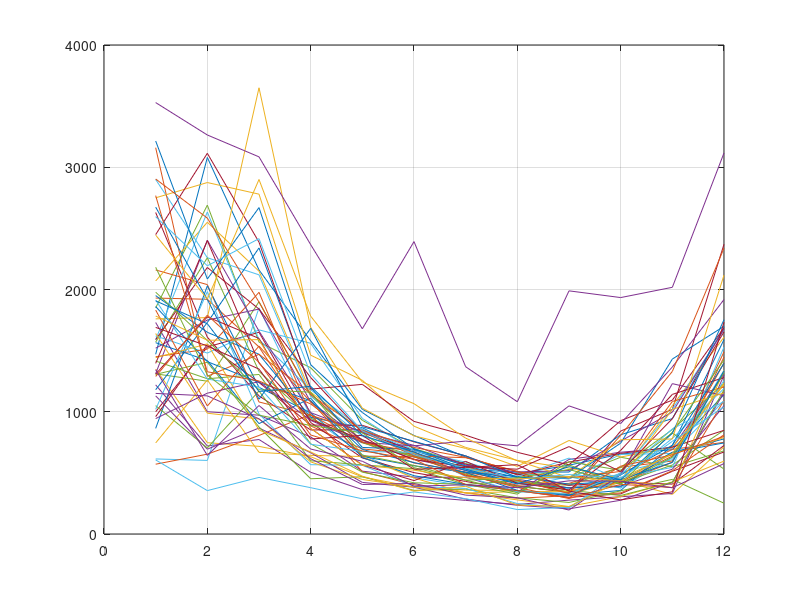

Here is the MATLAB script that generated this plot: (Note: this script raises an error after producing the figure.)
% DISCIPLINA: TIP7044 - ESTIMAÇÃO E IDENTIFICAÇÃO DE SISTEMAS (2022.2 - T01)
% PROFESSOR: GUILHERME DE ALENCAR BARRETO
% ALUNO(A): ANDREZA COSTA NASCIMENTO
% MATRÍCULA: 544957

% 1º TRABALHO COMPUTACIONAL

%% Parte 1 - Normalização (Método Artigo)

clc;clear; close all;

serie_vazoes = load('furnas.dat');

fig = figure; clf

plot(serie_vazoes'); hold on
grid on
plotlatex(fig, 'Série de Vazões Furnas de Jan/1930 até Dez/1990 com Sazonalidade', 'Mês', 'Vazão média do reservatório (m³)')
hold off

%----------------------------- SÉRIES TEMPORAIS -----------------------------%

ln_serie = log(serie_vazoes);
m_serie = mean(ln_serie);
dp_serie = std(ln_serie);

modulo_serie = reshape(((ln_serie-m_serie)./dp_serie)', 1,[]);
serie_vazoes = reshape((serie_vazoes)', 1,[]);

fig = figure; clf

plot(serie_vazoes); hold on
grid on
plotlatex(fig, 'Série de Vazões Furnas de Jan/1930 até Dez/1990 com Sazonalidade', 'Mês', 'Vazão média do reservatório (m³)')
hold off

fig = figure; clf

plot(modulo_serie); hold on
grid on
plotlatex(fig, 'Série de Vazões Furnas de Jan/1930 até Dez/1990 sem Sazonalidade', 'Mês', 'Vazão média do reservatório (m³)')
hold off

%----------------------------- HISTOGRAMAS -----------------------------% 

fig = figure; clf

hist(serie_vazoes,20); hold on

grid on
plotlatex(fig, 'Histograma da Série de Vazões Furnas com Sazonalidade', 'Vazão média do reservatório (m³)', 'Frequência (Meses)')
hold off

fig = figure; clf

hist(modulo_serie,20); hold on

grid on
plotlatex(fig, 'Histograma da Série de Vazões Furnas sem Sazonalidade', ' ', 'Frequência (Meses)')
hold off


%------------------------------- FAC e FACP -------------------------------%

tau_max = 25;
n = size(modulo_serie,2);

%--------------------- FAC ---------------------%

fac_serie = myfac3(modulo_serie,tau_max);

%-------------- FACP - YULE-WALKER --------------%

z = fac_serie(1:tau_max+1);
r = z(2:end)';
R = toeplitz(z(1:tau_max));
facp_serie = R\r;

%------------ LIMITES PADRÕES DE ERRO ------------%

stand_err_fac(1:tau_max+1) = 1.967/sqrt(n);
stand_err_facp(1:tau_max) = 1.967/sqrt(n);

fig = figure; clf

bar(fac_serie,'white','LineStyle','-','LineWidth',0.5); hold on
grid on
plot(stand_err_fac,'--b','LineWidth',1);
plot(stand_err_fac*(-1),'--b','LineWidth',1);
plotlatex(fig, 'Funcao de Autocorrelacao', 'tau (lag)', 'FAC')
hold off

fig = figure; clf

bar(facp_serie,'white','LineStyle','-','LineWidth',0.5); hold on
grid on
plot(stand_err_facp,'--b','LineWidth',1);
plot(stand_err_facp*(-1),'--b','LineWidth',1);
plotlatex(fig, 'Funcao de Autocorrelacao Parcial', 'tau (lag)', 'FACP')
hold off

%--------------- ESTIMAÇÃO: YULE-WALKER ---------------%

ordem_max = 5;

for p=1:ordem_max
    Ne = n-p;
    y_real = modulo_serie;
    coef_fac = myfac3(modulo_serie,p);
    par_ar_yule = yulewalker(coef_fac,p);
    
    for i=p+1:n
        y_n = flip(y_real(i-p:i-1));
        y_estimado(i-p) = sum(par_ar_yule'.*y_n);
    end

    erro_aryule = y_real(p+1:end)-y_estimado;
    
    media_erro_aryule(p) = mean(erro_aryule);
    var_erro_aryule(p) = sum(erro_aryule.^2/Ne);
    dp_erro_aryule(p) = std(erro_aryule);
    
    fac_erro_aryule = myfac3(erro_aryule,tau_max);
    
    fig = figure; clf
    
    h = histfit(erro_aryule,20); hold on
    grid on
    plotlatex(fig, ['Histograma do Resíduo - AR(',num2str(p),')'], ' ', '  ');
    hold off
    fig = figure; clf
    h = bar(fac_erro_aryule,'white','LineStyle','-','LineWidth',0.5); hold on
    grid on
    plotlatex(fig, ['Funcao de Autocorrelacao do Residuo - AR(',num2str(p),')'] , 'tau (lag)', 'FAC')
    hold off

    y_estimado = [];
end

%------------ ESTIMAÇÃO: MÍNIMOS QUADRADOS ------------%

for p=1:ordem_max
    Ne = n-p;
    par_ar_ols = ols_est(y_real,p);

    for i=p+1:n
        y_nt = flip(y_real(i-p:i-1));
        y_est(i-p) = sum(par_ar_ols'.*y_nt);
    end
        
    erro_ols = y_real(p+1:end)-y_est;

    media_erro_ols(p) = mean(erro_ols);
    var_erro_ols(p) = sum(erro_ols.^2/Ne);
    dp_erro_ols(p) = std(erro_ols);
    
    fac_erro_ols = myfac3(erro_ols,tau_max);
    
    fig = figure; clf
    
    h = histfit(erro_ols,20); hold on
    grid on
    plotlatex(fig, ['Histograma do Resíduo - OLS ordem ',num2str(p),''], ' ', '  ');
    hold off

    fig = figure; clf

    h = bar(fac_erro_ols,'white','LineStyle','-','LineWidth',0.5); hold on
    grid on
    plotlatex(fig, ['Funcao de Autocorrelacao do Residuo - OLS ordem ',num2str(p),''] , 'tau (lag)', 'FAC')
    hold off
    
    teste = y_est;

    y_est = [];

end

%------------ CRITÉRIOS DE INFORMAÇÃO ------------%

for p=1:ordem_max

    Ne = n-p;

    %--------------- YULE-WALKER ---------------%

    FPE_yule(p) = Ne*log(var_erro_aryule(p))+Ne*log((Ne+p)/(Ne-p));
    AIC_yule(p) = Ne*log(var_erro_aryule(p))+2*p;
    BIC_yule(p) = Ne*log(var_erro_aryule(p))+p*log(Ne);
    MDL_yule(p) = Ne*log(var_erro_aryule(p))+(p/2)*log(Ne);

    %------------ MÍNIMOS QUADRADOS -------------%

    FPE_ols(p) = Ne*log(var_erro_ols(p))+Ne*log((Ne+p)/(Ne-p));
    AIC_ols(p) = Ne*log(var_erro_ols(p))+2*p;
    BIC_ols(p) = Ne*log(var_erro_ols(p))+p*log(Ne);
    MDL_ols(p) = Ne*log(var_erro_ols(p))+(p/2)*log(Ne);

end

fig = figure; clf

plot(FPE_yule,'--r','LineWidth',2); hold on
plot(AIC_yule,'-y','LineWidth',1);
plot(BIC_yule,'-g','LineWidth',1);
plot(MDL_yule,'-c','LineWidth',1);
grid on
plotlatex2(fig, 'Criterios de Informacao', 'Ordem de p', ' ', 'FPE','AIC','BIC','MDL')
hold off

fig = figure; clf

plot(FPE_ols,'--r','LineWidth',2); hold on
plot(AIC_ols,'-y','LineWidth',1);
plot(BIC_ols,'-g','LineWidth',1);
plot(MDL_ols,'-c','LineWidth',1);
grid on
plotlatex2(fig, 'Criterios de Informacao', 'Ordem de p', ' ', 'FPE','AIC','BIC','MDL')
hold off